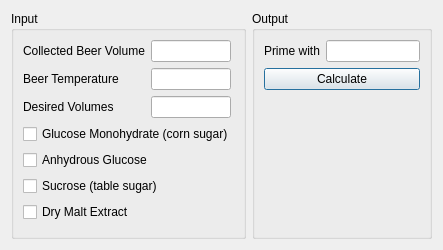
<?xml version="1.0" encoding="UTF-8"?>
<ui version="4.0">
 <class>primingDialog</class>
 <widget class="QDialog" name="primingDialog">
  <property name="geometry">
   <rect>
    <x>0</x>
    <y>0</y>
    <width>443</width>
    <height>250</height>
   </rect>
  </property>
  <property name="windowTitle">
   <string>Priming Calculator</string>
  </property>
  <layout class="QHBoxLayout" name="horizontalLayout">
   <item>
    <widget class="QGroupBox" name="groupBox">
     <property name="title">
      <string>Input</string>
     </property>
     <property name="configSection" stdset="0">
      <string notr="true">primingCalculator</string>
     </property>
     <layout class="QVBoxLayout" name="verticalLayout">
      <item>
       <layout class="QFormLayout" name="formLayout">
        <item row="0" column="0">
         <widget class="BtVolumeLabel" name="label_beerVol">
          <property name="contextMenuPolicy">
           <enum>Qt::CustomContextMenu</enum>
          </property>
          <property name="text">
           <string>Collected Beer Volume</string>
          </property>
          <property name="buddy">
           <cstring>lineEdit_beerVol</cstring>
          </property>
         </widget>
        </item>
        <item row="0" column="1">
         <widget class="BtVolumeEdit" name="lineEdit_beerVol">
          <property name="minimumSize">
           <size>
            <width>40</width>
            <height>0</height>
           </size>
          </property>
          <property name="maximumSize">
           <size>
            <width>80</width>
            <height>16777215</height>
           </size>
          </property>
          <property name="toolTip">
           <string>Amount of beer to prime</string>
          </property>
          <property name="editField" stdset="0">
           <string notr="true">beerVol</string>
          </property>
         </widget>
        </item>
        <item row="1" column="0">
         <widget class="BtTemperatureLabel" name="label_temp">
          <property name="text">
           <string>Beer Temperature</string>
          </property>
          <property name="buddy">
           <cstring>lineEdit_temp</cstring>
          </property>
         </widget>
        </item>
        <item row="1" column="1">
         <widget class="BtTemperatureEdit" name="lineEdit_temp">
          <property name="minimumSize">
           <size>
            <width>40</width>
            <height>0</height>
           </size>
          </property>
          <property name="maximumSize">
           <size>
            <width>80</width>
            <height>16777215</height>
           </size>
          </property>
          <property name="toolTip">
           <string>Temp of the beer</string>
          </property>
          <property name="editField" stdset="0">
           <string notr="true">beerTemp</string>
          </property>
         </widget>
        </item>
        <item row="2" column="0">
         <widget class="QLabel" name="label_vols">
          <property name="text">
           <string>Desired Volumes</string>
          </property>
          <property name="buddy">
           <cstring>lineEdit_vols</cstring>
          </property>
         </widget>
        </item>
        <item row="2" column="1">
         <widget class="BtGenericEdit" name="lineEdit_vols">
          <property name="minimumSize">
           <size>
            <width>40</width>
            <height>0</height>
           </size>
          </property>
          <property name="maximumSize">
           <size>
            <width>80</width>
            <height>16777215</height>
           </size>
          </property>
          <property name="toolTip">
           <string>How many volumes of CO2 you want (1 L CO2 @ STP per L beer)</string>
          </property>
         </widget>
        </item>
       </layout>
      </item>
      <item>
       <widget class="QCheckBox" name="checkBox_glucMono">
        <property name="text">
         <string>Glucose Monohydrate (corn sugar)</string>
        </property>
       </widget>
      </item>
      <item>
       <widget class="QCheckBox" name="checkBox_gluc">
        <property name="text">
         <string>Anhydrous Glucose</string>
        </property>
       </widget>
      </item>
      <item>
       <widget class="QCheckBox" name="checkBox_sucrose">
        <property name="text">
         <string>Sucrose (table sugar)</string>
        </property>
       </widget>
      </item>
      <item>
       <widget class="QCheckBox" name="checkBox_dme">
        <property name="text">
         <string>Dry Malt Extract</string>
        </property>
       </widget>
      </item>
      <item>
       <spacer name="verticalSpacer">
        <property name="orientation">
         <enum>Qt::Vertical</enum>
        </property>
        <property name="sizeHint" stdset="0">
         <size>
          <width>20</width>
          <height>40</height>
         </size>
        </property>
       </spacer>
      </item>
     </layout>
    </widget>
   </item>
   <item>
    <widget class="QGroupBox" name="groupBox_2">
     <property name="title">
      <string>Output</string>
     </property>
     <property name="configSection" stdset="0">
      <string notr="true">primingCalculator</string>
     </property>
     <layout class="QVBoxLayout" name="verticalLayout_2">
      <item>
       <layout class="QFormLayout" name="formLayout_2">
        <item row="0" column="0">
         <widget class="BtMassLabel" name="label_output">
          <property name="contextMenuPolicy">
           <enum>Qt::CustomContextMenu</enum>
          </property>
          <property name="text">
           <string>Prime with</string>
          </property>
          <property name="buddy">
           <cstring>lineEdit_output</cstring>
          </property>
         </widget>
        </item>
        <item row="0" column="1">
         <widget class="BtMassEdit" name="lineEdit_output">
          <property name="minimumSize">
           <size>
            <width>80</width>
            <height>0</height>
           </size>
          </property>
          <property name="maximumSize">
           <size>
            <width>120</width>
            <height>16777215</height>
           </size>
          </property>
          <property name="toolTip">
           <string>How much priming ingredient to use</string>
          </property>
          <property name="readOnly">
           <bool>true</bool>
          </property>
          <property name="editField" stdset="0">
           <string notr="true">primeMass</string>
          </property>
         </widget>
        </item>
       </layout>
      </item>
      <item>
       <widget class="QPushButton" name="pushButton_calculate">
        <property name="toolTip">
         <string>Calculate</string>
        </property>
        <property name="text">
         <string>Calculate</string>
        </property>
        <property name="autoDefault">
         <bool>false</bool>
        </property>
        <property name="default">
         <bool>true</bool>
        </property>
       </widget>
      </item>
      <item>
       <spacer name="verticalSpacer_2">
        <property name="orientation">
         <enum>Qt::Vertical</enum>
        </property>
        <property name="sizeHint" stdset="0">
         <size>
          <width>20</width>
          <height>40</height>
         </size>
        </property>
       </spacer>
      </item>
     </layout>
    </widget>
   </item>
  </layout>
 </widget>
 <customwidgets>
  <customwidget>
   <class>BtTemperatureEdit</class>
   <extends>QLineEdit</extends>
   <header>BtLineEdit.h</header>
   <slots>
    <slot>lineChanged(unitDisplay,unitScale)</slot>
   </slots>
  </customwidget>
  <customwidget>
   <class>BtTemperatureLabel</class>
   <extends>QLabel</extends>
   <header>BtLabel.h</header>
   <slots>
    <signal>labelChanged(unitDisplay,unitScale)</signal>
   </slots>
  </customwidget>
  <customwidget>
   <class>BtVolumeLabel</class>
   <extends>QLabel</extends>
   <header>BtLabel.h</header>
   <slots>
    <signal>labelChanged(unitDisplay,unitScale)</signal>
   </slots>
  </customwidget>
  <customwidget>
   <class>BtVolumeEdit</class>
   <extends>QLineEdit</extends>
   <header>BtLineEdit.h</header>
   <slots>
    <slot>lineChanged(unitDisplay,unitScale)</slot>
   </slots>
  </customwidget>
  <customwidget>
   <class>BtMassLabel</class>
   <extends>QLabel</extends>
   <header>BtLabel.h</header>
   <slots>
    <signal>labelChanged(unitDisplay,unitScale)</signal>
    <slot>popContextMenu(QPoint)</slot>
   </slots>
  </customwidget>
  <customwidget>
   <class>BtMassEdit</class>
   <extends>QLineEdit</extends>
   <header>BtLineEdit.h</header>
   <slots>
    <signal>textModified()</signal>
    <slot>lineChanged()</slot>
    <slot>lineChanged(unitDisplay,unitScale)</slot>
   </slots>
  </customwidget>
  <customwidget>
   <class>BtGenericEdit</class>
   <extends>QLineEdit</extends>
   <header>BtLineEdit.h</header>
  </customwidget>
 </customwidgets>
 <tabstops>
  <tabstop>lineEdit_beerVol</tabstop>
  <tabstop>lineEdit_temp</tabstop>
  <tabstop>lineEdit_vols</tabstop>
  <tabstop>checkBox_glucMono</tabstop>
  <tabstop>checkBox_gluc</tabstop>
  <tabstop>checkBox_sucrose</tabstop>
  <tabstop>checkBox_dme</tabstop>
  <tabstop>lineEdit_output</tabstop>
  <tabstop>pushButton_calculate</tabstop>
 </tabstops>
 <resources/>
 <connections>
  <connection>
   <sender>label_beerVol</sender>
   <signal>labelChanged(unitDisplay,unitScale)</signal>
   <receiver>lineEdit_beerVol</receiver>
   <slot>lineChanged(unitDisplay,unitScale)</slot>
   <hints>
    <hint type="sourcelabel">
     <x>68</x>
     <y>44</y>
    </hint>
    <hint type="destinationlabel">
     <x>169</x>
     <y>44</y>
    </hint>
   </hints>
  </connection>
  <connection>
   <sender>label_temp</sender>
   <signal>labelChanged(unitDisplay,unitScale)</signal>
   <receiver>lineEdit_temp</receiver>
   <slot>lineChanged(unitDisplay,unitScale)</slot>
   <hints>
    <hint type="sourcelabel">
     <x>80</x>
     <y>70</y>
    </hint>
    <hint type="destinationlabel">
     <x>169</x>
     <y>70</y>
    </hint>
   </hints>
  </connection>
  <connection>
   <sender>label_output</sender>
   <signal>labelChanged(unitDisplay,unitScale)</signal>
   <receiver>lineEdit_output</receiver>
   <slot>lineChanged(unitDisplay,unitScale)</slot>
   <hints>
    <hint type="sourcelabel">
     <x>258</x>
     <y>44</y>
    </hint>
    <hint type="destinationlabel">
     <x>349</x>
     <y>44</y>
    </hint>
   </hints>
  </connection>
 </connections>
</ui>
